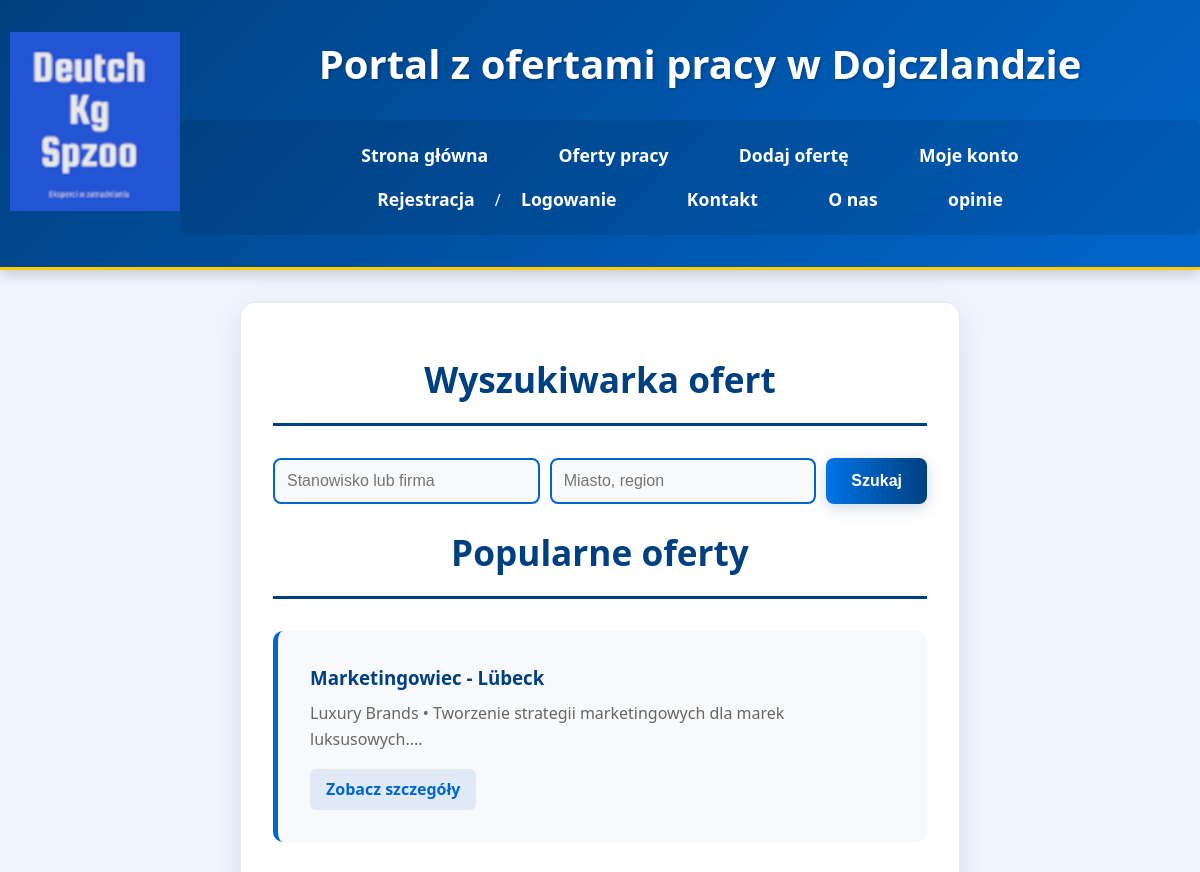
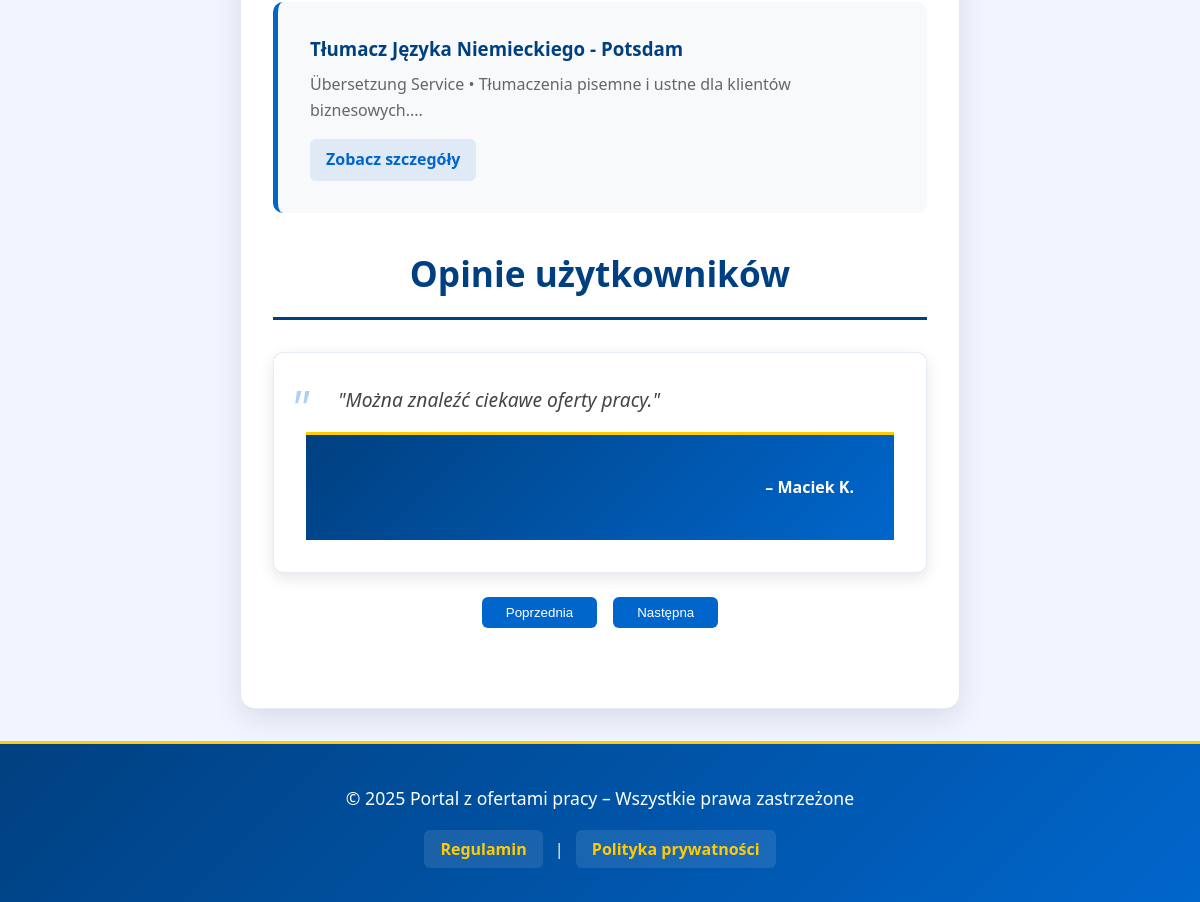
The page / on the database its author committed (2 pictures, top to bottom).
### tables this page shows
CREATE TABLE `oferty` (
  `id` int(11) NOT NULL,
  `tytul` varchar(255) NOT NULL,
  `opis` text NOT NULL,
  `firma` varchar(255) NOT NULL,
  `lokalizacja` varchar(255) DEFAULT NULL,
  `wynagrodzenie_min` decimal(10,2) DEFAULT NULL,
  `wynagrodzenie_max` decimal(10,2) DEFAULT NULL,
  `typ_pracy` enum('pełny etat','część etatu','tymczasowa','staż','praktyka','freelance') DEFAULT 'pełny etat',
  `zdalna` tinyint(1) DEFAULT 0,
  `termin_aplikacji` date DEFAULT NULL,
  `kategoria` varchar(100) DEFAULT NULL,
  `data_dodania` datetime DEFAULT current_timestamp(),
  `id_pracodawcy` int(11) NOT NULL
);

CREATE TABLE `opinie` (
  `id` int(11) NOT NULL,
  `id_uzytkownika` int(11) NOT NULL,
  `tresc` text DEFAULT NULL,
  `ocena` int(11) DEFAULT NULL CHECK (`ocena` between 1 and 5),
  `data_dodania` datetime DEFAULT current_timestamp()
);

CREATE TABLE `uzytkownicy` (
  `id` int(11) NOT NULL,
  `imie` varchar(100) DEFAULT NULL,
  `nazwisko` varchar(100) DEFAULT NULL,
  `email` varchar(255) NOT NULL,
  `telefon` varchar(20) DEFAULT NULL,
  `zdjecie_profilowe` varchar(255) DEFAULT NULL,
  `haslo` varchar(255) NOT NULL,
  `opis` text DEFAULT NULL,
  `rola` enum('uzytkownik','pracodawca','admin') DEFAULT 'uzytkownik',
  `aktywny` tinyint(1) DEFAULT 1,
  `data_rejestracji` datetime DEFAULT current_timestamp(),
  `ostatnie_logowanie` datetime DEFAULT NULL,
  `pensja` decimal(10,2) DEFAULT NULL
);

### index.php (the view, shortened to what this page needs)
<?php
require_once 'config.php';
$popularne_oferty = [];
try {
    $stmt = $conn->prepare("SELECT o.id, o.tytul, o.firma, o.lokalizacja, o.opis
                           FROM oferty o
                           ORDER BY RAND() LIMIT 2");
    $stmt->execute();
    $result = $stmt->get_result();
    while ($row = $result->fetch_assoc()) {
        $popularne_oferty[] = $row;
    }
} catch (Exception $e) {
    die("Wystąpił błąd: " . $e->getMessage());
}
$opinie = [];
try {
    $stmt = $conn->prepare("SELECT o.tresc, u.imie, u.nazwisko
                           FROM opinie o
                           JOIN uzytkownicy u ON o.id_uzytkownika = u.id
                           ORDER BY o.data_dodania DESC LIMIT 3");
    $stmt->execute();
    $result = $stmt->get_result();
    while ($row = $result->fetch_assoc()) {
        $opinie[] = $row;
    }
} catch (Exception $e) {
    die("Wystąpił błąd: " . $e->getMessage());
}
?>
<!DOCTYPE html>
<html lang="pl">
<head>
    <link rel="stylesheet" href="styleindex.css">
</head>
<body>
<header>
    <img src="logo.png" alt="Logo" style=" float:left;margin-left:10px;">
    <h1>Portal z ofertami pracy w Dojczlandzie</h1>
    <nav>
        <ul>
            <li><a href="index.php">Strona główna</a></li>
            <li><a href="lista_ofert.php">Oferty pracy</a></li>
            <li><a href="dodaj_oferte.php">Dodaj ofertę</a></li>
            <li><a href="konto.php">Moje konto</a></li>
            <li><a href="rejestracja.php">Rejestracja</a> / <a href="logowanie.php">Logowanie</a></li>
            <li><a href="kontakt.php">Kontakt</a></li>
            <li><a href="o_nas.php">O nas</a></li>
            <li><a href="opinie.php">opinie</a></li>
        </ul>
    </nav>
</header>
<main>
    <section id="wyszukiwarka">
        <h2>Wyszukiwarka ofert</h2>
        <div class="search-form">
            <input type="text" id="search-keyword" placeholder="Stanowisko lub firma">
            <input type="text" id="search-location" placeholder="Miasto, region">
            <button onclick="submitSearch()">Szukaj</button>
        </div>
    </section>
    <section id="popularne-oferty">
        <h2>Popularne oferty</h2>
        <?php foreach ($popularne_oferty as $oferta): ?>
            <div class="oferta">
                <h3><?= htmlspecialchars($oferta['tytul']) ?> - <?= htmlspecialchars($oferta['lokalizacja']) ?></h3>
                <p><?= htmlspecialchars($oferta['firma']) ?> • <?= htmlspecialchars(substr($oferta['opis'], 0, 100)) ?>...</p>
                <a href="oferta_szczegoly.php?id=<?= $oferta['id'] ?>">Zobacz szczegóły</a>
            </div>
        <?php endforeach; ?>
    </section>
    <section id="opinie">
        <h2>Opinie użytkowników</h2>
        <div class="slider-container">
            <?php foreach ($opinie as $index => $opinia): ?>
                <div class="opinia <?= $index === 0 ? 'aktywna' : '' ?>">
                    <blockquote>"<?= htmlspecialchars($opinia['tresc']) ?>"</blockquote>
                    <footer>– <?= htmlspecialchars($opinia['imie'] . ' ' . substr($opinia['nazwisko'], 0, 1)) ?>.</footer>
                </div>
            <?php endforeach; ?>
            <div class="slider-nav">
                <button id="poprzednia">Poprzednia</button>
                <button id="nastepna">Następna</button>
            </div>
        </div>
    </section>
</main>
<footer>
    <p>&copy; 2025 Portal z ofertami pracy – Wszystkie prawa zastrzeżone</p>
    <a href="regulamin.php">Regulamin</a> | <a href="polityka_prywatnosci.php">Polityka prywatności</a>
</footer>
</body>
</html>

### styleindex.css (style rules this page uses)
* { margin: 0; padding: 0; box-sizing: border-box; }
body { font-family: 'Segoe UI', Roboto, Oxygen, Ubuntu, Cantarell, 'Open Sans', 'Helvetica Neue', sans-serif; background-color: #f0f5ff; color: #333; line-height: 1.6; min-height: 100vh; display: grid; grid-template-columns: 1fr 3fr 1fr; grid-template-areas: "header header header" "left main right" "footer footer footer"; }
header { grid-area: header; background: linear-gradient(135deg, #004080 0%, #0066cc 100%); color: #fff; padding: 2rem 0; text-align: center; box-shadow: 0 4px 15px rgba(0, 0, 0, 0.2); border-bottom: 3px solid #ffcc00; }
header h1 { margin-bottom: 1.5rem; font-size: 2.5rem; font-weight: 700; text-shadow: 1px 1px 3px rgba(0, 0, 0, 0.3); }
nav ul { list-style: none; padding: 0; margin: 1.5rem 0 0; display: flex; justify-content: center; flex-wrap: wrap; background-color: rgba(0, 0, 0, 0.1); padding: 0.8rem; border-radius: 8px; max-width: 90%; margin: 0 auto; }
nav ul li { margin: 0.5rem 1.2rem; }
nav ul li a { color: #fff; text-decoration: none; font-weight: 600; padding: 0.5rem 1rem; position: relative; transition: all 0.3s ease; font-size: 1.1rem; }
main { grid-area: main; padding: 3rem 2rem; margin: 2rem 0; background-color: #fff; border-radius: 15px; box-shadow: 0 10px 30px rgba(0, 0, 0, 0.1); border: 1px solid rgba(0, 64, 128, 0.1); }
main h2 { color: #004080; font-size: 2.2rem; margin-bottom: 2rem; padding-bottom: 1rem; border-bottom: 3px solid #004080; font-weight: 700; text-align: center; }
input[type="text"], input[type="email"], input[type="password"], input[type="number"], input[type="date"], input[type="checkbox"], textarea, select { width: 100%; padding: 1rem; font-size: 1.1rem; border: 2px solid #ddd; border-radius: 10px; background-color: #f8f9fa; transition: all 0.3s ease; }
.oferta { background-color: #f8f9fa; border-radius: 10px; padding: 2rem; margin-bottom: 2rem; border-left: 5px solid #0066cc; transition: all 0.3s ease; }
.oferta h3 { color: #004080; margin-bottom: 0.5rem; }
.oferta p { color: #666; margin-bottom: 1rem; }
.oferta a { color: #0066cc; font-weight: 600; text-decoration: none; transition: all 0.3s ease; display: inline-block; padding: 0.5rem 1rem; border-radius: 6px; background-color: rgba(0, 102, 204, 0.1); }
.slider-container { position: relative; margin: 2rem 0; }
.opinia { display: none; background-color: #fff; padding: 2rem; border-radius: 10px; box-shadow: 0 5px 15px rgba(0, 0, 0, 0.1); border: 1px solid rgba(0, 64, 128, 0.1); }
.opinia.aktywna { display: block; animation: fadeIn 0.5s ease; }
.opinia blockquote { font-style: italic; font-size: 1.2rem; color: #444; margin-bottom: 1rem; position: relative; padding-left: 2rem; }
.opinia blockquote::before { content: '"'; font-size: 3rem; color: #0066cc; opacity: 0.3; position: absolute; left: -1rem; top: -1rem; }
.opinia footer { text-align: right; font-weight: 600; color: #ffffff; }
.slider-nav { display: flex; justify-content: center; gap: 1rem; margin-top: 1.5rem; }
.slider-nav button { padding: 0.5rem 1.5rem; background-color: #0066cc; color: white; border: none; border-radius: 6px; cursor: pointer; transition: all 0.3s ease; }
footer { grid-area: footer; text-align: center; padding: 2.5rem; background: linear-gradient(135deg, #004080 0%, #0066cc 100%); color: #fff; margin-top: auto; border-top: 3px solid #ffcc00; }
footer p { margin-bottom: 1.5rem; font-size: 1.1rem; }
footer a { color: #ffcc00; text-decoration: none; font-weight: 600; transition: all 0.3s ease; padding: 0.5rem 1rem; border-radius: 6px; background-color: rgba(255, 255, 255, 0.1); margin: 0 0.5rem; }
.search-form { display: flex; gap: 10px; margin-bottom: 20px; }
.search-form input { flex: 1; padding: 12px; border: 2px solid #0066cc; border-radius: 8px; font-size: 16px; transition: all 0.3s ease; }
.search-form button { background: linear-gradient(to right, #0073e6, #004080); color: white; border: none; border-radius: 8px; padding: 0 25px; font-size: 16px; font-weight: 600; cursor: pointer; transition: all 0.3s ease; box-shadow: 0 4px 15px rgba(0, 64, 128, 0.2); }
header h1 { display: inline-block; margin-left: 20px; vertical-align: middle; }

### rows shown on the page
oferty: tytul "Marketingowiec", lokalizacja "Lübeck", firma "Luxury Brands", opis "Tworzenie strategii marketingowych dla marek luksusowych."
oferty: tytul "Tłumacz Języka Niemieckiego", lokalizacja "Potsdam", firma "Übersetzung Service", opis "Tłumaczenia pisemne i ustne dla klientów biznesowych."
opinie: tresc "Można znaleźć ciekawe oferty pracy.", id_uzytkownika.nazwisko "Maciek K"
